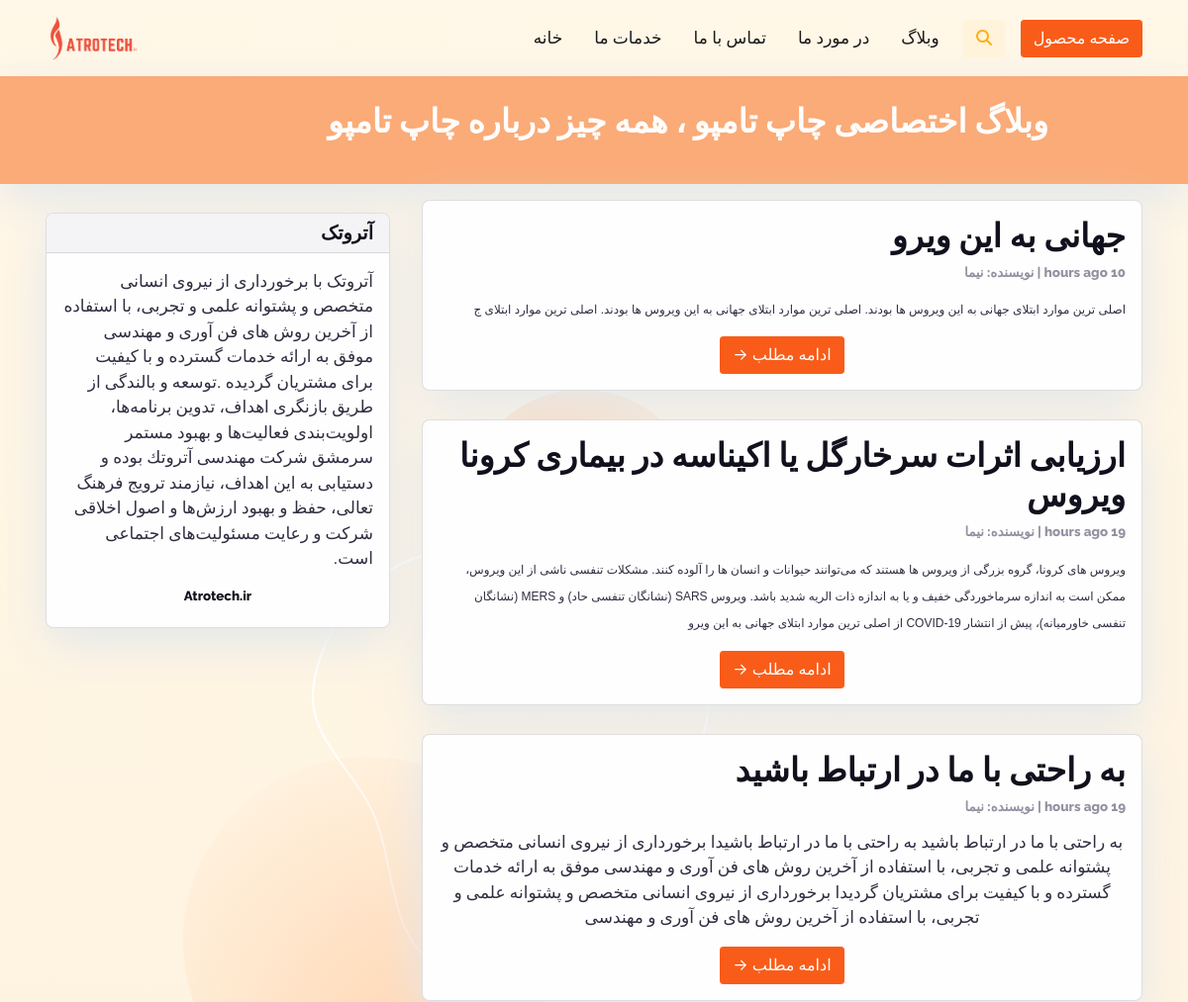
Before: /blog (upper part) with the older database file.
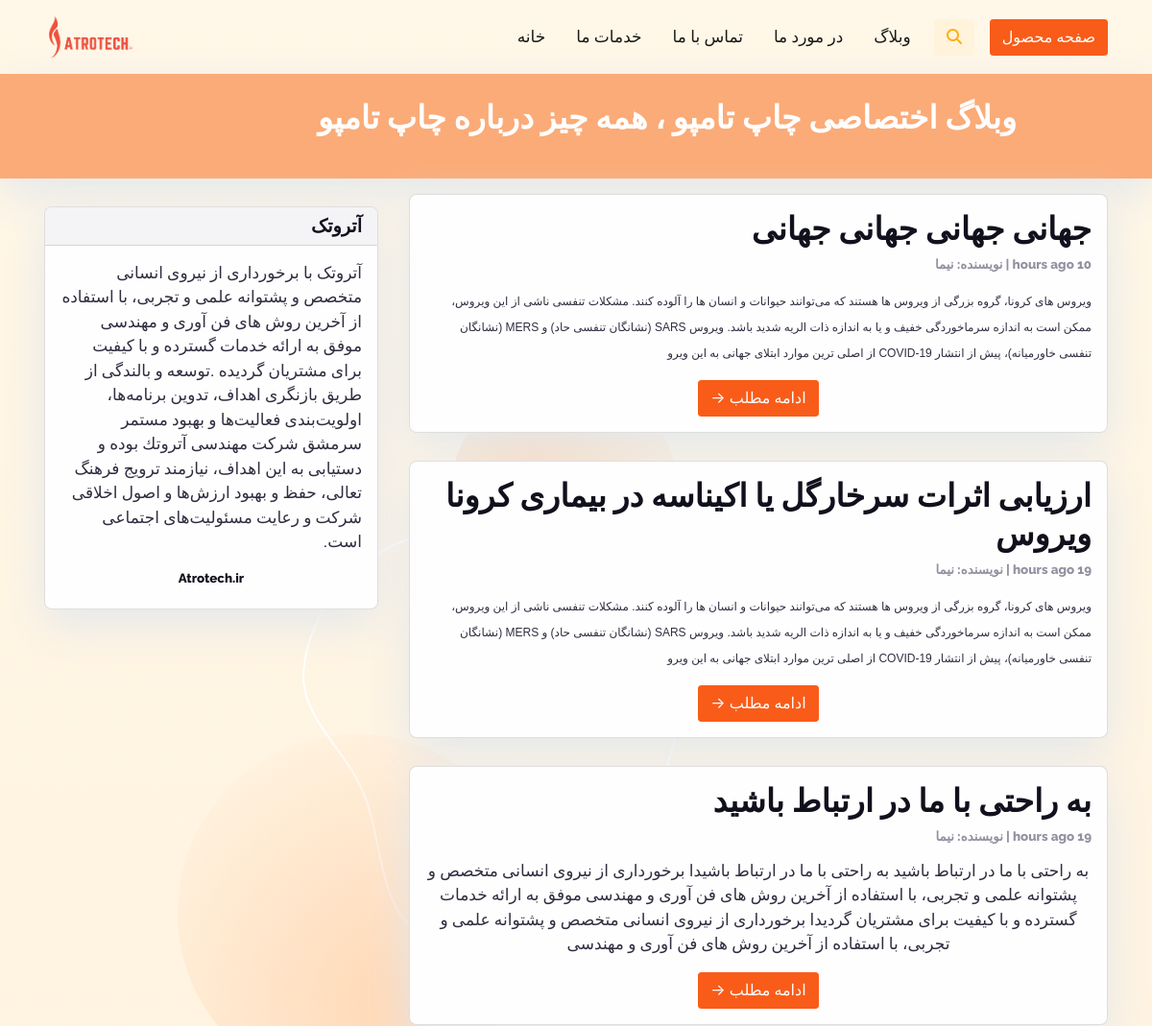
After: the same page with the newer database file.
### blog/models.py (models this page shows, shortened)
class Post(models.Model):
    title = models.CharField(max_length=200, unique=True)
    slug = models.SlugField(max_length=200, unique=True)
    author = models.ForeignKey(
        User, on_delete=models.CASCADE, related_name="blog_posts"
    )
    updated_on = models.DateTimeField(auto_now=True)
    content = models.TextField()
    created_on = models.DateTimeField(auto_now_add=True)
    status = models.IntegerField(choices=STATUS, default=0)
    class Meta:
        ordering = ["-created_on"]

### blog/views.py (the view)
# urls.py: path("blog", views.PostList.as_view(), name="home"),
class PostList(generic.ListView):
    queryset = Post.objects.filter(status=1).order_by("-created_on")
    template_name = "index.html"
    paginate_by = 4

### templates/index.html (shortened to what this page needs)
{% extends "base.html" %}
{% block content %}
{% load humanize %}
<header class="masthead" dir="rtl">
  <div class="container">
    <div class="row">
      <div class=" col-md-8 col-md-10 mx-auto">
        <div class="site-heading">
          <h2 class=" site-heading my-4 mt-3 text-white"> وبلاگ اختصاصی چاپ تامپو ، همه چیز درباره چاپ تامپو </h2>
        </div>
      </div>
    </div>
  </div>
</header>
<div class="container"  dir="rtl">
  <div class="row">
    <div class="col-md-8 mt-3 left">
      {% for post in post_list %}
      <div class="card mb-4">
        <div class="card-body">
          <h2 class="card-title">{{ post.title }}</h2>
          <p class="card-text text-muted h6"> {{ post.created_on|naturaltime }} | نویسنده: {{ post.author }}  </p>
          <p class="card-text">{{post.content|safe|slice:":450" }}</p>
          <div align="center">
            <a href="{% url 'post_detail' post.slug  %}" class="btn btn-primary"> ادامه مطلب &rarr;</a>
          </div>
        </div>
      </div>
      {% endfor %}
    </div>
    {% block sidebar %}
    {% include 'sidebar.html' %}
    {% endblock sidebar %}
  </div>
</div>
{%endblock%}

Changed rows visible on the page:
removed Post: title "جهانی به این ویرو", author "نیما", content "اصلی ترین موارد ابتلای جهانی به این ویروس ها بودند. اصلی ترین موارد ابتلای جهانی به این ویروس ها بودند. اصلی ترین موارد ابتلای ج"
added Post: title "جهانی جهانی جهانی جهانی", author "نیما", content "ویروس‌ های کرونا، گروه بزرگی از ویروس ‌ها هستند که می‌توانند حیوانات و انسان‌ ها را آلوده کنند. مشکلات تنفسی ناشی از این ویروس، ممکن است به اندازه سرماخوردگی خفیف و یا به اندازه ذات الریه شدید باشد. ویروس SARS (نشانگان تنفسی حاد) و MERS (نشانگان تنفسی خاورمیانه)، پیش از انتشار COVID-19 از اصلی ترین موارد ابتلای جهانی به این ویرو"
